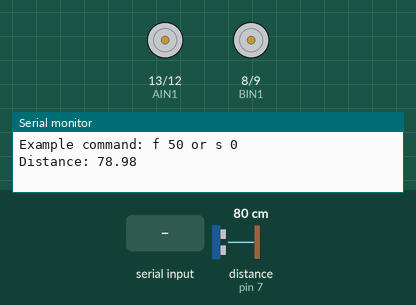
The sketch below on a simulated Arduino Uno, built with avr-gcc and run on an emulated ATmega328P. Shown: motor-driver pin pairs drawn as motors (green arrow = first pin HIGH = forward, orange = second pin HIGH = backward, longer = more drive, scaled by the enable pin), the last lines printed to the serial monitor. Wiring (inferred from the names in the program): ultrasonic range finder: trigger pin 6; echo pin 7. The test bench sets the inputs (shaded band); at power-on: distance to the obstacle (sensor on pin 7) 80 cm. The echo pulse lasts 58.3 µs per cm.

Above: at 1.2 s.
1.3 s: "f 1\n" received over Serial
At 1.8 s:
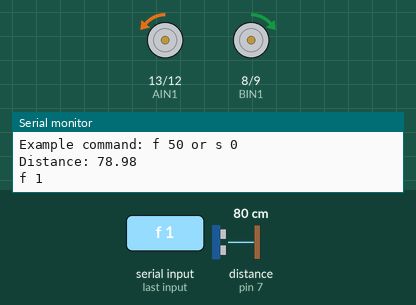
2.8 s: "f 150\n" received over the second serial link
At 4.0 s:
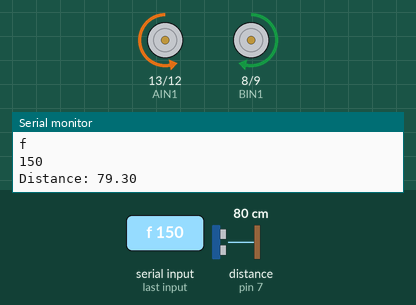
4.3 s: "b 1\n" received over Serial
At 5.2 s:
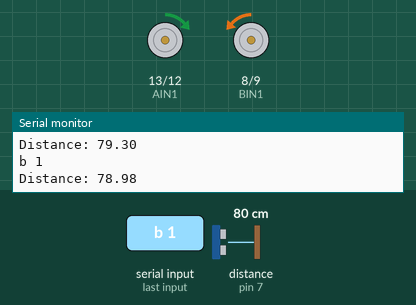
5.8 s: "b 150\n" received over the second serial link
At 6.4 s:
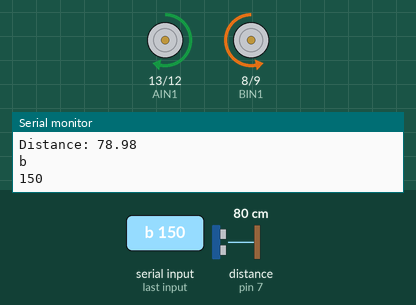
7.3 s: "r 1\n" received over Serial
At 8.5 s:
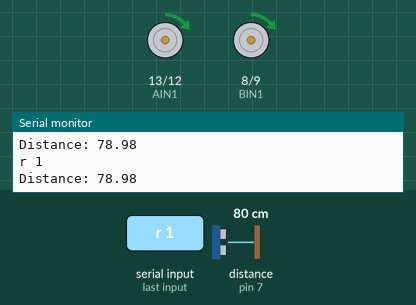
8.8 s: "r 150\n" received over the second serial link
At 9.7 s:
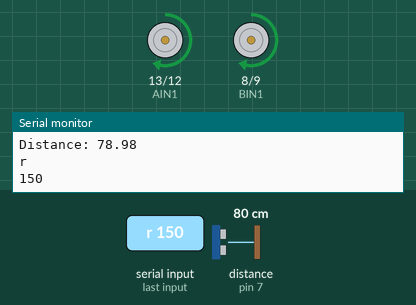
Timing chart, 0 to 11.3 s (numbered marks = the images above; inputs shaded):
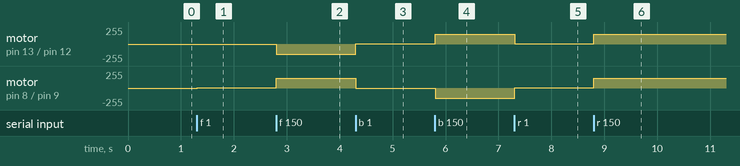

Measured:
- after the input at 1.3 s, motor on pin 13 (AIN1) / pin 12 (AIN2): stopped → backward 1/255 at once; motor on pin 8 (BIN1) / pin 9 (BIN2): stopped → forward 1/255 at once
- after the input at 2.8 s, motor on pin 13 (AIN1) / pin 12 (AIN2): backward 1/255 → backward 150/255 at once; motor on pin 8 (BIN1) / pin 9 (BIN2): forward 1/255 → forward 150/255 at once
- after the input at 4.3 s, motor on pin 13 (AIN1) / pin 12 (AIN2): backward 150/255 → forward 1/255 at once; motor on pin 8 (BIN1) / pin 9 (BIN2): forward 150/255 → backward 1/255 at once
- after the input at 5.8 s, motor on pin 13 (AIN1) / pin 12 (AIN2): forward 1/255 → forward 150/255 at once; motor on pin 8 (BIN1) / pin 9 (BIN2): backward 1/255 → backward 150/255 at once
- after the input at 7.3 s, motor on pin 13 (AIN1) / pin 12 (AIN2): forward 150/255 → forward 1/255 at once; motor on pin 8 (BIN1) / pin 9 (BIN2): backward 150/255 → forward 1/255 at once
- after the input at 8.8 s, motor on pin 13 (AIN1) / pin 12 (AIN2), motor on pin 8 (BIN1) / pin 9 (BIN2): forward 1/255 → forward 150/255 at once

The sketch:

RobotSerialRC_BLU_Complete.ino
```cpp
/*
  SparkFun Inventor’s Kit
  Circuit 5B - Remote Control Robot

  Control a two wheeled robot by sending direction commands through the serial monitor.
  This sketch was adapted from one of the activities in the SparkFun Guide to Arduino.
  Check out the rest of the book at
  https://www.sparkfun.com/products/14326

  This sketch was written by SparkFun Electronics, with lots of help from the Arduino community.
  This code is completely free for any use.

  View circuit diagram and instructions at: https://learn.sparkfun.com/tutorials/sparkfun-inventors-kit-experiment-guide---v40
  Download drawings and code at: https://github.com/sparkfun/SIK-Guide-Code

  Modified by:
  Carlos Jarro for University of Kentucky's BAE305 Lab 6
  02/28/2024
*/
#include <SoftwareSerial.h>

SoftwareSerial mySerial(2, 3); // HC-05 Tx connected to Arduino #2 & HC-05 Rx to Arduino #3

const byte numChars = 16;
char receivedChars[numChars];  // an array to store the received data
char tempChars[numChars];

char botDir[numChars] = {0};         // char type variable for the direction of the robot
int botSpeed = 0;           //stores the speed of the whole robot
boolean newData = false;

//the right motor will be controlled by the motor A pins on the motor driver
const int AIN1 = 13;           //control pin 1 on the motor driver for the right motor
const int AIN2 = 12;            //control pin 2 on the motor driver for the right motor
const int PWMA = 11;            //speed control pin on the motor driver for the right motor

//the left motor will be controlled by the motor B pins on the motor driver
const int PWMB = 10;           //speed control pin on the motor driver for the left motor
const int BIN2 = 9;           //control pin 2 on the motor driver for the left motor
const int BIN1 = 8;           //control pin 1 on the motor driver for the left motor

const int trigPin = 6;        //trigger pin for distance snesor
const int echoPin = 7;        //echo pin for distance sensor

String botDirection;           //the direction that the robot will drive in (this change which direction the two motors spin in)
String motorSpeedStr;

int motorSpeed;               //speed integer for the motors
float duration, distance;     //duration and distance for the distance sensor

int counter = 0;

/********************************************************************************/
void setup()
{
  mySerial.begin(9600);       //Default Baud Rate for software serial communications

  //set the motor control pins as outputs
  pinMode(AIN1, OUTPUT);
  pinMode(AIN2, OUTPUT);
  pinMode(PWMA, OUTPUT);

  pinMode(BIN1, OUTPUT);
  pinMode(BIN2, OUTPUT);
  pinMode(PWMB, OUTPUT);

  //set the distance sensor trigger pin as output and the echo pin as input
  pinMode(trigPin, OUTPUT);
  pinMode(echoPin, INPUT);

  Serial.begin(9600);           //begin serial communication with the computer
  //prompt the user to enter a command
  Serial.println("Enter a direction followed by speed.");
  Serial.println("f = forward, b = backward, r = turn right, l = turn left, s = stop");
  Serial.println("Example command: f 50 or s 0");
}

/********************************************************************************/
void loop()
{
  digitalWrite(trigPin, LOW);
  delayMicroseconds(2);
  digitalWrite(trigPin, HIGH);
  delayMicroseconds(10);
  digitalWrite(trigPin, LOW);

  duration = pulseIn(echoPin, HIGH);
  distance = (duration*340/10000)/2; // Units are cm
  counter = counter + 1;
  if (counter%200 == 0)
  {
    mySerial.print("Distance: ");
    mySerial.println(distance);
    Serial.print("Distance: ");
    Serial.println(distance);
    delayMicroseconds(100);
  }

  if (Serial.available() > 0)                         //if the user has sent a command to the RedBoard
  {
    botDirection = Serial.readStringUntil(' ');       //read the characters in the command until you reach the first space
    motorSpeedStr = Serial.readStringUntil('\n');           //read the characters in the command until you reach the second space
    motorSpeed = motorSpeedStr.toInt();
    Serial.print(botDirection);
    Serial.print(" ");
    Serial.println(motorSpeedStr);
  }

  recvWithEndMarker();
  if (newData == true)
  {
    strcpy(tempChars, receivedChars);
    parseData();
    botDirection = botDir;
    motorSpeed = botSpeed;
    newData = false;
    Serial.println(botDirection);
    Serial.println(motorSpeed);
  }

  if (distance > 10)
  {                                                     //if the switch is in the ON position
    if (botDirection == "f")                         //if the entered direction is forward
    {
      rightMotor(-motorSpeed);                                //drive the right wheel forward
      leftMotor(motorSpeed);                                 //drive the left wheel forward
    }
    else if (botDirection == "b")                    //if the entered direction is backward
    {
      rightMotor(motorSpeed);                               //drive the right wheel forward
      leftMotor(-motorSpeed);                                //drive the left wheel forward
    }
    else if (botDirection == "r")                     //if the entered direction is right
    {
      rightMotor(motorSpeed);                               //drive the right wheel forward
      leftMotor(motorSpeed);                                 //drive the left wheel forward
    }
    else if (botDirection == "l")                   //if the entered direction is left
    {
      rightMotor(-motorSpeed);                                //drive the right wheel forward
      leftMotor(-motorSpeed);                                //drive the left wheel forward
    }
    else if (botDirection == "s")
    {
      rightMotor(0);
      leftMotor(0);
    }
  }
  else if (distance < 10)
  {
    if (botDirection == "b")
    {
      rightMotor(motorSpeed);                               //drive the right wheel forward
      leftMotor(-motorSpeed);                                //drive the left wheel forward
    }
    else
    {
      Serial.print("Object Detected at ");
      Serial.print(distance);
      Serial.println(" cm");
      rightMotor(0);                                  //turn the right motor off
      leftMotor(0);                                   //turn the left motor off
    }
  }
}
/********************************************************************************/
void rightMotor(int motorSpeed)                       //function for driving the right motor
{
  if (motorSpeed > 0)                                 //if the motor should drive forward (positive speed)
  {
    digitalWrite(AIN1, HIGH);                         //set pin 1 to high
    digitalWrite(AIN2, LOW);                          //set pin 2 to low
  }
  else if (motorSpeed < 0)                            //if the motor should drive backward (negative speed)
  {
    digitalWrite(AIN1, LOW);                          //set pin 1 to low
    digitalWrite(AIN2, HIGH);                         //set pin 2 to high
  }
  else                                                //if the motor should stop
  {
    digitalWrite(AIN1, LOW);                          //set pin 1 to low
    digitalWrite(AIN2, LOW);                          //set pin 2 to low
  }
  analogWrite(PWMA, abs(motorSpeed));                 //now that the motor direction is set, drive it at the entered speed
}

/********************************************************************************/
void leftMotor(int motorSpeed)                        //function for driving the left motor
{
  if (motorSpeed > 0)                                 //if the motor should drive forward (positive speed)
  {
    digitalWrite(BIN1, HIGH);                         //set pin 1 to high
    digitalWrite(BIN2, LOW);                          //set pin 2 to low
  }
  else if (motorSpeed < 0)                            //if the motor should drive backward (negative speed)
  {
    digitalWrite(BIN1, LOW);                          //set pin 1 to low
    digitalWrite(BIN2, HIGH);                         //set pin 2 to high
  }
  else                                                //if the motor should stop
  {
    digitalWrite(BIN1, LOW);                          //set pin 1 to low
    digitalWrite(BIN2, LOW);                          //set pin 2 to low
  }
  analogWrite(PWMB, abs(motorSpeed));                 //now that the motor direction is set, drive it at the entered speed
}

/********************************************************************************/
void recvWithEndMarker() {
/*Taken from https://forum.arduino.cc/t/serial-input-basics-updated/38200. Posted by Robin2*/

  static byte ndx = 0;
    char endMarker = '\n';
    char rc;
    while (mySerial.available() > 0 && newData == false){
      rc = mySerial.read();
      if (rc != endMarker) {
        receivedChars[ndx] = rc;
        ndx++;
        if (ndx >= numChars){
          ndx = numChars - 1;
        }
      }
      else {
        receivedChars[ndx] = '\0'; // terminate the string
        ndx = 0;
        newData = true;
      }
    }
}
/*****************************************************************************************/
void parseData() {      // split the data into its parts
/*Taken from https://forum.arduino.cc/t/serial-input-basics-updated/38200. Posted by Robin2*/

    char * strtokIndx; // this is used by strtok() as an index
    strtokIndx = strtok(tempChars," ");      // get the first part - the string
    strcpy(botDir, strtokIndx); // copy it to messageFromPC

    strtokIndx = strtok(NULL, " "); // this continues where the previous call left off
    //strcpy(botSpeed, strtokIndx); // Use this line for sending speed as text
    botSpeed = atoi(strtokIndx);     // Use this line for sending sepeed as an integer

}
```
